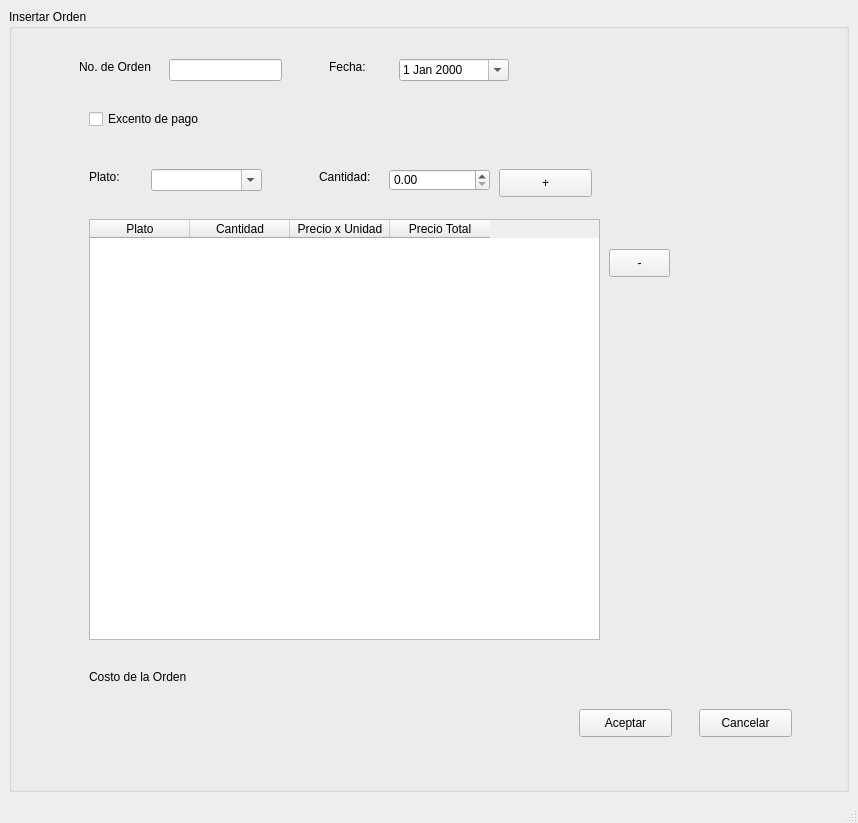
<?xml version="1.0" encoding="UTF-8"?>
<ui version="4.0">
 <class>form_modificarorden</class>
 <widget class="QMainWindow" name="form_modificarorden">
  <property name="geometry">
   <rect>
    <x>0</x>
    <y>0</y>
    <width>858</width>
    <height>823</height>
   </rect>
  </property>
  <property name="windowTitle">
   <string>MainWindow</string>
  </property>
  <widget class="QWidget" name="centralwidget">
   <layout class="QGridLayout" name="gridLayout">
    <item row="0" column="0">
     <widget class="QGroupBox" name="groupBox">
      <property name="title">
       <string>Insertar Orden</string>
      </property>
      <widget class="QLineEdit" name="le_norder">
       <property name="geometry">
        <rect>
         <x>160</x>
         <y>50</y>
         <width>113</width>
         <height>22</height>
        </rect>
       </property>
      </widget>
      <widget class="QLabel" name="label">
       <property name="geometry">
        <rect>
         <x>70</x>
         <y>50</y>
         <width>81</width>
         <height>16</height>
        </rect>
       </property>
       <property name="text">
        <string>No. de Orden</string>
       </property>
      </widget>
      <widget class="QCheckBox" name="cb_excento">
       <property name="geometry">
        <rect>
         <x>80</x>
         <y>100</y>
         <width>131</width>
         <height>20</height>
        </rect>
       </property>
       <property name="text">
        <string>Excento de pago</string>
       </property>
      </widget>
      <widget class="QTableWidget" name="tw_platos">
       <property name="geometry">
        <rect>
         <x>80</x>
         <y>210</y>
         <width>511</width>
         <height>421</height>
        </rect>
       </property>
       <column>
        <property name="text">
         <string>Plato</string>
        </property>
       </column>
       <column>
        <property name="text">
         <string>Cantidad</string>
        </property>
       </column>
       <column>
        <property name="text">
         <string>Precio x Unidad</string>
        </property>
       </column>
       <column>
        <property name="text">
         <string>Precio Total</string>
        </property>
       </column>
      </widget>
      <widget class="QComboBox" name="cb_plato">
       <property name="geometry">
        <rect>
         <x>142</x>
         <y>160</y>
         <width>111</width>
         <height>22</height>
        </rect>
       </property>
       <property name="editable">
        <bool>true</bool>
       </property>
      </widget>
      <widget class="QLabel" name="label_2">
       <property name="geometry">
        <rect>
         <x>80</x>
         <y>160</y>
         <width>55</width>
         <height>16</height>
        </rect>
       </property>
       <property name="text">
        <string>Plato:</string>
       </property>
      </widget>
      <widget class="QLabel" name="label_3">
       <property name="geometry">
        <rect>
         <x>310</x>
         <y>160</y>
         <width>61</width>
         <height>16</height>
        </rect>
       </property>
       <property name="text">
        <string>Cantidad:</string>
       </property>
      </widget>
      <widget class="QDoubleSpinBox" name="sb_cantidad">
       <property name="geometry">
        <rect>
         <x>380</x>
         <y>160</y>
         <width>101</width>
         <height>22</height>
        </rect>
       </property>
       <property name="maximum">
        <double>1000000000.990000009536743</double>
       </property>
      </widget>
      <widget class="QPushButton" name="pb_add">
       <property name="geometry">
        <rect>
         <x>490</x>
         <y>160</y>
         <width>93</width>
         <height>28</height>
        </rect>
       </property>
       <property name="text">
        <string>+</string>
       </property>
      </widget>
      <widget class="QPushButton" name="pb_del">
       <property name="geometry">
        <rect>
         <x>600</x>
         <y>240</y>
         <width>61</width>
         <height>28</height>
        </rect>
       </property>
       <property name="text">
        <string>-</string>
       </property>
      </widget>
      <widget class="QLabel" name="l_costo">
       <property name="geometry">
        <rect>
         <x>80</x>
         <y>660</y>
         <width>301</width>
         <height>16</height>
        </rect>
       </property>
       <property name="text">
        <string>Costo de la Orden</string>
       </property>
      </widget>
      <widget class="QPushButton" name="pb_accep">
       <property name="geometry">
        <rect>
         <x>570</x>
         <y>700</y>
         <width>93</width>
         <height>28</height>
        </rect>
       </property>
       <property name="text">
        <string>Aceptar</string>
       </property>
      </widget>
      <widget class="QPushButton" name="pb_cancel">
       <property name="geometry">
        <rect>
         <x>690</x>
         <y>700</y>
         <width>93</width>
         <height>28</height>
        </rect>
       </property>
       <property name="text">
        <string>Cancelar</string>
       </property>
      </widget>
      <widget class="QDateEdit" name="de_fecha">
       <property name="geometry">
        <rect>
         <x>390</x>
         <y>50</y>
         <width>110</width>
         <height>22</height>
        </rect>
       </property>
       <property name="currentSection">
        <enum>QDateTimeEdit::DaySection</enum>
       </property>
       <property name="calendarPopup">
        <bool>true</bool>
       </property>
      </widget>
      <widget class="QLabel" name="label_4">
       <property name="geometry">
        <rect>
         <x>320</x>
         <y>50</y>
         <width>55</width>
         <height>16</height>
        </rect>
       </property>
       <property name="text">
        <string>Fecha:</string>
       </property>
      </widget>
     </widget>
    </item>
   </layout>
  </widget>
  <widget class="QMenuBar" name="menubar">
   <property name="geometry">
    <rect>
     <x>0</x>
     <y>0</y>
     <width>858</width>
     <height>26</height>
    </rect>
   </property>
  </widget>
  <widget class="QStatusBar" name="statusbar"/>
 </widget>
 <resources/>
 <connections/>
</ui>
